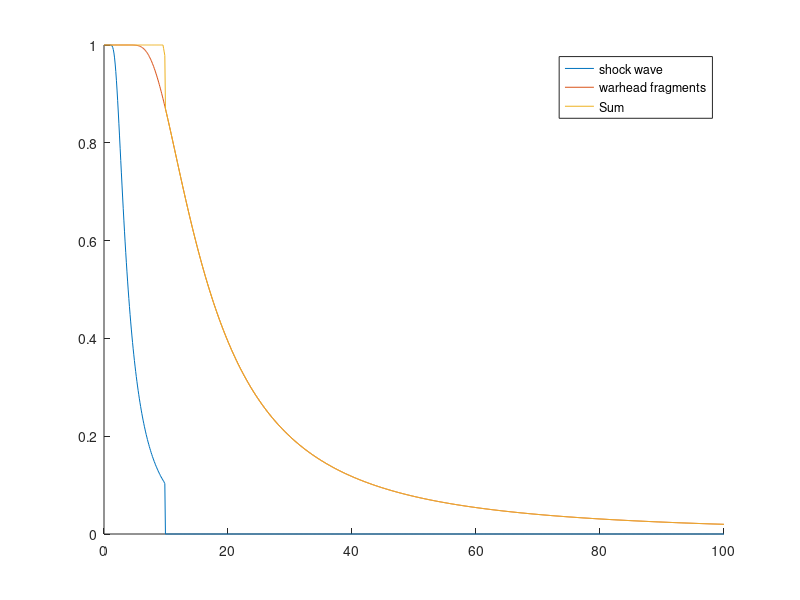

Write MATLAB code to recreate this figure.
%% 
% Plot showing function of probability of destroying target for shock wave and 
% warhead fragments

Rpd=10;
h=linspace(0,100,1000);
Pf=1-exp(Rpd^2*log(0.9)./h.^2);
Pf(Rpd*10:end)=Pf(Rpd*10:end).*0;
Pod=1-exp(-(200./h.^2));

figure 
hold on
plot(h,Pf)
plot(h,Pod)
P=zeros(1,length(h));
for i=1:length(h)
    if Pf(i)+Pod(i)>1 && h(i)<Rpd
        P(i)=1;
    else
        P(i)=Pf(i)+Pod(i);
    end
end
plot(h,P)
hold off
% c = polyfit(x,P,75)
% yfit = polyval(c,x);
% plot(x,yfit,'k')
legend('shock wave','warhead fragments','Sum')